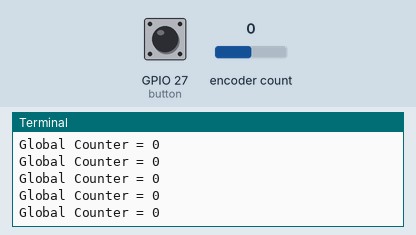
This program was run on a simulated Raspberry Pi (BCM pin numbers). Shown: the last lines printed to the terminal. Inputs (shaded band) come from the test bench; at power-on: GPIO 27 (button) HIGH, encoder count 0.

Above: at 1.2 s.
1.3 s: GPIO 27 (button) pulled LOW for 0.15 s
2.9 s: encoder count set to 1
At 2.91 s:
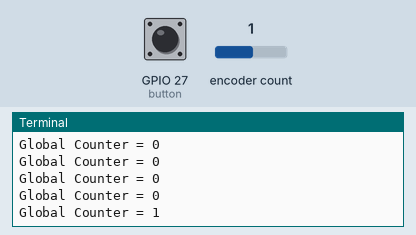
4.4 s: encoder count set to 2
At 4.42 s:
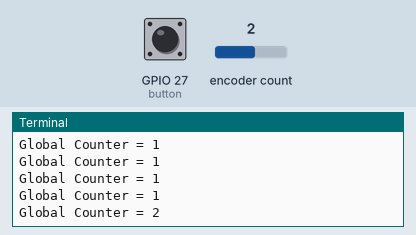
Timing chart, 0 to 7.4 s (numbered marks = the images above; inputs shaded):
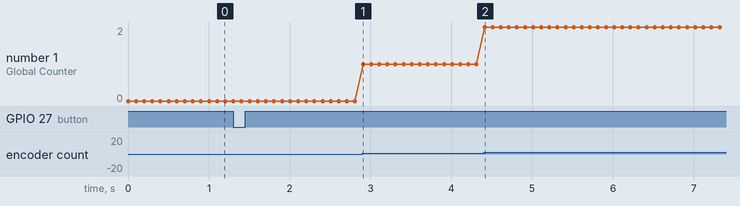

Measured:
- after the input at 2.9 s, the terminal: prints a new line at once (image 1)
- after the input at 4.4 s, the terminal: prints a new line at once (image 2)
- plotted number 1: 0 → 1 after the input at 2.9 s, 1 → 2 after the input at 4.4 s

The program:

2.1.6_RotaryEncoder_zero.py
```python
#!/usr/bin/env python3
from gpiozero import RotaryEncoder, Button
from time import sleep

# Initialize the rotary encoder and button
encoder = RotaryEncoder(a=17, b=18)  # Rotary Encoder connected to GPIO pins 17 (CLK) and 18 (DT)
button = Button(27)                  # Button connected to GPIO pin 27

global_counter = 0  # Track the rotary encoder's position

def rotary_change():
    """ Update the global counter based on the rotary encoder's rotation. """
    global global_counter
    global_counter += encoder.steps  # Adjust counter based on encoder steps
    encoder.steps = 0  # Reset encoder steps after updating counter
    print('Global Counter =', global_counter)  # Display current counter value

def reset_counter():
    """ Reset the global counter to zero when the button is pressed. """
    global global_counter
    global_counter = 0  # Reset the counter
    print('Counter reset')  # Indicate counter reset

# Assign the reset_counter function to button press event
button.when_pressed = reset_counter

try:
    # Monitor rotary encoder continuously and process changes
    while True:
        rotary_change()  # Handle rotary encoder changes
        sleep(0.1)  # Short delay to reduce CPU load

except KeyboardInterrupt:
    # Gracefully handle a keyboard interrupt (Ctrl+C)
    pass
```
